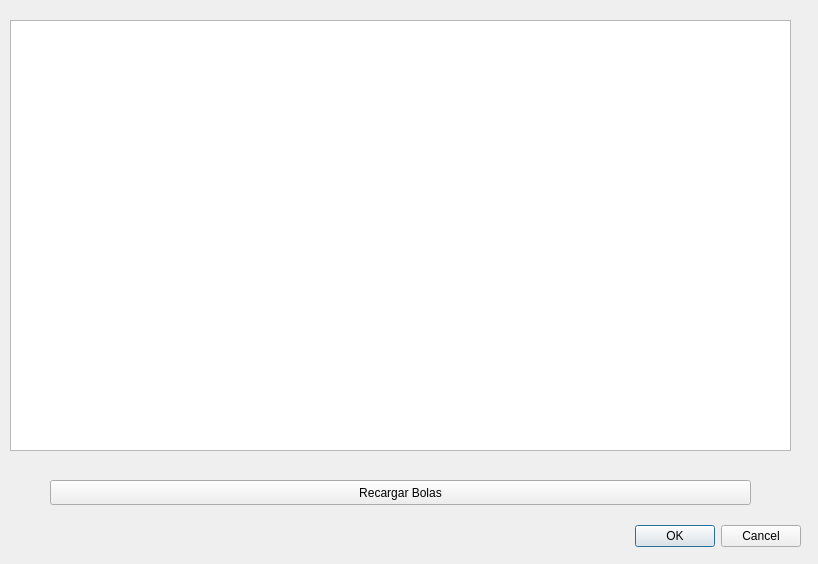
<?xml version="1.0" encoding="UTF-8"?>
<ui version="4.0">
 <class>QDialogTree</class>
 <widget class="QDialog" name="QDialogTree">
  <property name="geometry">
   <rect>
    <x>0</x>
    <y>0</y>
    <width>818</width>
    <height>564</height>
   </rect>
  </property>
  <property name="windowTitle">
   <string>Dialog</string>
  </property>
  <widget class="QDialogButtonBox" name="buttonBox">
   <property name="geometry">
    <rect>
     <x>460</x>
     <y>520</y>
     <width>341</width>
     <height>32</height>
    </rect>
   </property>
   <property name="orientation">
    <enum>Qt::Horizontal</enum>
   </property>
   <property name="standardButtons">
    <set>QDialogButtonBox::Cancel|QDialogButtonBox::Ok</set>
   </property>
  </widget>
  <widget class="QTreeView" name="treeView">
   <property name="geometry">
    <rect>
     <x>10</x>
     <y>20</y>
     <width>781</width>
     <height>431</height>
    </rect>
   </property>
  </widget>
  <widget class="QPushButton" name="butRecargarBolas">
   <property name="geometry">
    <rect>
     <x>50</x>
     <y>480</y>
     <width>701</width>
     <height>25</height>
    </rect>
   </property>
   <property name="text">
    <string>Recargar Bolas</string>
   </property>
  </widget>
 </widget>
 <resources/>
 <connections>
  <connection>
   <sender>buttonBox</sender>
   <signal>accepted()</signal>
   <receiver>QDialogTree</receiver>
   <slot>accept()</slot>
   <hints>
    <hint type="sourcelabel">
     <x>248</x>
     <y>254</y>
    </hint>
    <hint type="destinationlabel">
     <x>157</x>
     <y>274</y>
    </hint>
   </hints>
  </connection>
  <connection>
   <sender>buttonBox</sender>
   <signal>rejected()</signal>
   <receiver>QDialogTree</receiver>
   <slot>reject()</slot>
   <hints>
    <hint type="sourcelabel">
     <x>316</x>
     <y>260</y>
    </hint>
    <hint type="destinationlabel">
     <x>286</x>
     <y>274</y>
    </hint>
   </hints>
  </connection>
 </connections>
</ui>
